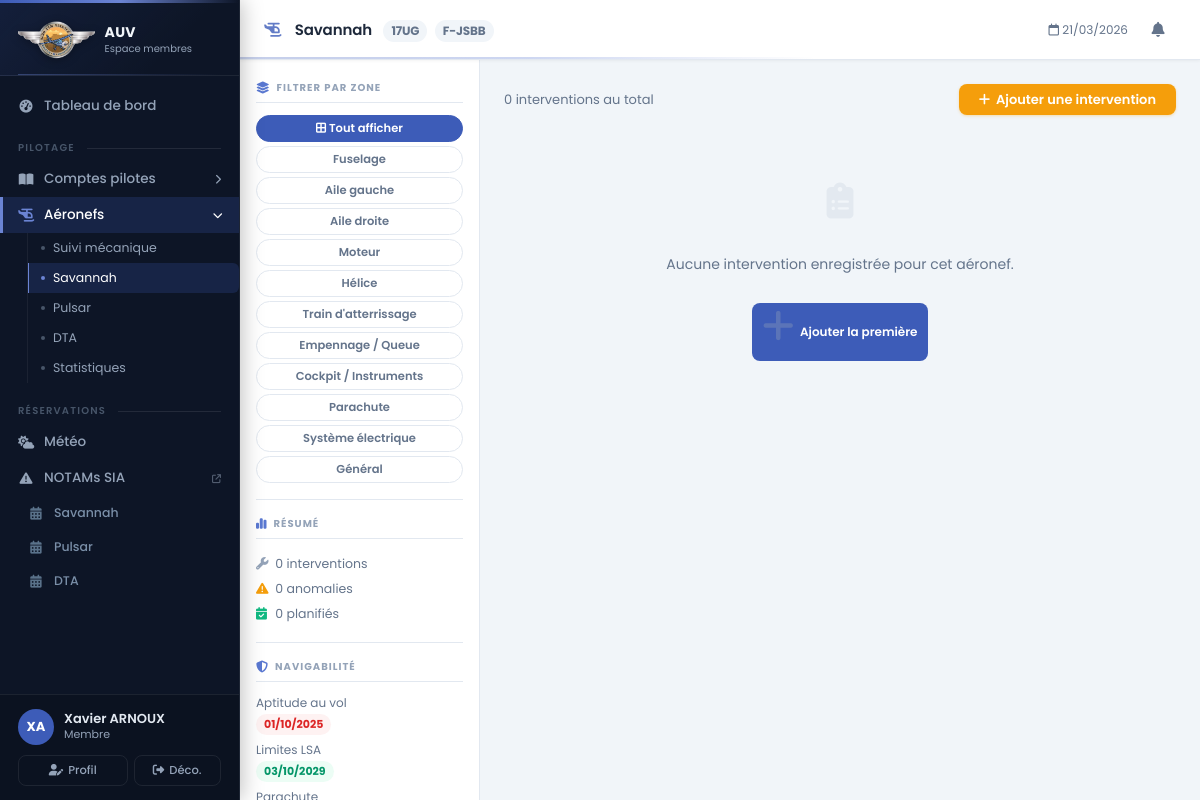
The page /intranetAeronefInteractif1 (signed in) on the database its author committed.
### Intranet/models.py (models this page shows, shortened)
class Aeronef(models.Model):
    def __str__(self):
        text = self.type
        return text
    type = models.CharField(max_length = 20)
    classeULM = models.ForeignKey('ClasseULM',
                                  on_delete=models.CASCADE,
                                  default = 3)
    immatriculation = models.CharField(max_length = 6,
                                       default = 'XXXXX')
    indicatifRadio = models.CharField(max_length = 6,
                                       default = 'F-JXXX')
    limiteAptitudeVol = models.DateField(blank = True,
                            null = True)
    limiteLSA = models.DateField(blank = True,
                            null = True)
    limiteParachute = models.DateField(blank = True,
                            null = True)
    date = models.DateField(blank = True,
                            null = True)
    tarifPilote = models.DecimalField(decimal_places = 2,
                                      max_digits = 5,
                                      default = 00.00)
    tarifElevePilote = models.DecimalField(decimal_places = 2,
                                      max_digits = 5,
                                      default = 00.00)

class Member(models.Model):
    statut = models.ForeignKey('Statut',
                               on_delete=models.CASCADE,
                               default = 5)
    name = models.CharField(max_length = 50)
    vorname = models.CharField(max_length = 50)
    password = models.CharField(max_length = 20,
                                default = '0000')
    genre = models.ForeignKey('Sex',
                               on_delete=models.CASCADE,
                               default = 1)
    birthday = models.DateField(blank = True,
                                null = True)
    phone = models.CharField(max_length = 14,
                             blank=True,
                             null = True)
    email = models.EmailField(max_length = 50,
                              blank=True,
                              null = True)
    zip = models.CharField(max_length = 5,
                           blank=True,
                           null = True)
    city = models.CharField(max_length = 50,
                            blank=True,
                            null = True)
    adress = models.CharField(max_length = 200,
                              blank=True,
                              null = True)
    licenceFFPLUM = models.CharField(max_length = 6,
                                     blank = True,
                                     null = True)
    licenceAUV = models.ForeignKey(OuiNon,
                                on_delete=models.CASCADE,
                                related_name='licenceAUVOuiNon',
                                default = 1)
    brevetInstructeur = models.ForeignKey(OuiNon,
                                on_delete=models.CASCADE,
                                related_name='brevetInstructeurOuiNon',
                                default = 1)
    datePiloteC2 = models.DateField(blank = True,
                                null = True)
    datePiloteC3 = models.DateField(blank = True,
                                null = True)
    datePiloteC4 = models.DateField(blank = True,
                                null = True)
    dateEmportC2 = models.DateField(blank = True,
                                null = True)
    dateEmportC3 = models.DateField(blank = True,
                                null = True)
    dateEmportC4 = models.DateField(blank = True,
                                null = True)
    dateBaptemeC2 = models.DateField(blank = True,
                                null = True)
    dateBaptemeC3 = models.DateField(blank = True,
                                null = True)
    dateBaptemeC4 = models.DateField(blank = True,
                                null = True)
    reportComptePilote2024 = models.DecimalField(decimal_places = 2,
                                                 max_digits = 8,
                                                 default = 00.00)
    produitComptePilote = models.DecimalField(decimal_places = 2,
                                            max_digits = 8,
                                            default = 00.00)
    chargeComptePilote = models.DecimalField(decimal_places = 2,
                                            max_digits = 8,
                                            default = 00.00)
    class Meta:
        ordering = ['name','vorname']

class Statut(models.Model):
    def __str__(self):
        return self.value
    value = models.CharField(max_length = 30)

### Intranet/views.py (the view)
# urls.py: path('intranetAeronefInteractif<int:aeronef_id>', intranetAeronefInteractif, name="intranet_Aeronef_Interactif"),
def intranetAeronefInteractif(request, aeronef_id):
    loggedMember = getLoggedMemberFromRequest(request)
    if not loggedMember:
        return redirect('/internetAccueil')
    aeronef  = Aeronef.objects.get(pk=aeronef_id)
    all_logs = MaintenanceLog.objects.filter(aeronef=aeronef)
    j_apt = _jours_restants(aeronef.limiteAptitudeVol)
    j_lsa = _jours_restants(aeronef.limiteLSA)
    j_par = _jours_restants(aeronef.limiteParachute)
    badge_apt, _ = _statut_maintenance(j_apt)
    badge_lsa, _ = _statut_maintenance(j_lsa)
    badge_par, _ = _statut_maintenance(j_par)
    context = {
        'loggedMember':    loggedMember,
        'current_date_time': dateTimeParis(),
        'current_year':    datetime.now().year,
        'allAeronef':      Aeronef.objects.all(),
        'aeronef':         aeronef,
        'all_logs':        all_logs,
        'zones':           MaintenanceLog.ZONES,
        'nb_interventions': all_logs.count(),
        'nb_anomalies':    all_logs.filter(statut='issue').count(),
        'nb_planifies':    all_logs.filter(statut='scheduled').count(),
        'recent_logs':     all_logs.order_by('-date')[:5],
        'badge_aptitude':  badge_apt,
        'badge_lsa':       badge_lsa,
        'badge_parachute': badge_par,
        'today':           date.today(),
    }
    return render(request, 'intranetAeronefInteractif.html', context)

### Intranet/templates/intranetAeronefInteractif.html (shortened to what this page needs)
{% extends "baseIntranet.html" %}
{% block bodyId %}aeronefMaintPage{% endblock %}
{% block titrePage %}
    <i class="fa-solid fa-helicopter"></i> {{ aeronef.type }}
    <span class="badge badge-neutral" style="margin-left:8px;font-size:12px">{{ aeronef.immatriculation }}</span>
    <span class="badge badge-neutral" style="margin-left:4px;font-size:12px">{{ aeronef.indicatifRadio }}</span>
{% endblock %}
{% block asideContent %}
    <h3><i class="fa-solid fa-layer-group"></i> Filtrer par zone</h3>
    <div style="display:flex;flex-direction:column;gap:4px" id="zone-list">
        <button class="zone-btn active" onclick="filterZone('all')" data-zone="all">
            <i class="fa-solid fa-border-all"></i> Tout afficher
        </button>
        {% for zone_key, zone_label in zones %}
        <button class="zone-btn" onclick="filterZone('{{ zone_key }}')" data-zone="{{ zone_key }}">
            {{ zone_label }}
        </button>
        {% endfor %}
    </div>
    <hr style="border:none;border-top:1px solid #e2e8f0;margin:16px 0">
    <h3><i class="fa-solid fa-chart-simple"></i> Résumé</h3>
    <div style="font-size:12.5px;color:#64748b;line-height:2">
        <div><i class="fa-solid fa-wrench" style="width:16px;color:#94a3b8"></i> {{ nb_interventions }} intervention{{ nb_interventions|pluralize }}</div>
        <div><i class="fa-solid fa-triangle-exclamation" style="width:16px;color:#f59e0b"></i> {{ nb_anomalies }} anomalie{{ nb_anomalies|pluralize }}</div>
        <div><i class="fa-solid fa-calendar-check" style="width:16px;color:#10b981"></i> {{ nb_planifies }} planifié{{ nb_planifies|pluralize }}</div>
    </div>
    <hr style="border:none;border-top:1px solid #e2e8f0;margin:16px 0">
    <h3><i class="fa-solid fa-shield-halved"></i> Navigabilité</h3>
    <div style="font-size:12px;display:flex;flex-direction:column;gap:6px">
        <div>
            <div style="color:#64748b;margin-bottom:2px">Aptitude au vol</div>
            {% if aeronef.limiteAptitudeVol %}
                <span class="badge badge-{{ badge_aptitude }}">{{ aeronef.limiteAptitudeVol|date:"d/m/Y" }}</span>
            {% else %}<span class="badge badge-neutral">—</span>{% endif %}
        </div>
        <div>
            <div style="color:#64748b;margin-bottom:2px">Limites LSA</div>
            {% if aeronef.limiteLSA %}
                <span class="badge badge-{{ badge_lsa }}">{{ aeronef.limiteLSA|date:"d/m/Y" }}</span>
            {% else %}<span class="badge badge-neutral">—</span>{% endif %}
        </div>
        <div>
            <div style="color:#64748b;margin-bottom:2px">Parachute</div>
        </div>
    </div>
{% endblock %}
{% block mainContent %}
<div style="display:flex;align-items:center;justify-content:space-between;margin-bottom:20px;flex-wrap:wrap;gap:10px">
    <div>
        <span id="maint-count-label" style="font-size:13px;color:#64748b">
            {{ nb_interventions }} intervention{{ nb_interventions|pluralize }} au total
        </span>
    </div>
    <button class="BtnPDF" onclick="openAddModal()" style="width:auto;padding:9px 20px">
        <i class="fa-solid fa-plus"></i> Ajouter une intervention
    </button>
</div>
<div id="maint-timeline">
    {% if all_logs %}
        {% for log in all_logs|dictsortreversed:"date" %}
        <div class="maint-entry" data-zone="{{ log.zone }}">
            <div class="maint-entry-header">
                <div style="display:flex;align-items:center;gap:10px;flex:1;min-width:0">
                    <div class="maint-entry-title">{{ log.titre }}</div>
                    <span class="badge badge-neutral" style="font-size:10px;white-space:nowrap">
                        {{ log.get_zone_display }}
                    </span>
                </div>
                <span class="badge badge-{% if log.statut == 'done' %}success{% elif log.statut == 'issue' %}danger{% else %}warning{% endif %}" style="white-space:nowrap">
                    {% if log.statut == 'done' %}<i class="fa-solid fa-check"></i>{% elif log.statut == 'issue' %}<i class="fa-solid fa-triangle-exclamation"></i>{% else %}<i class="fa-solid fa-calendar"></i>{% endif %}
                    {{ log.get_statut_display }}
                </span>
            </div>
            <div class="maint-entry-meta">
                <span><i class="fa-regular fa-calendar"></i> {{ log.date|date:"d/m/Y" }}</span>
                <span><i class="fa-solid fa-user-wrench"></i> {{ log.intervenant }}</span>
                {% if log.next_due %}
                <span><i class="fa-solid fa-clock-rotate-left"></i> Prochain : {{ log.next_due|date:"d/m/Y" }}</span>
                {% endif %}
            </div>
            {% if log.description %}
            <div class="maint-entry-desc">{{ log.description }}</div>
            {% endif %}
        </div>
        {% endfor %}
    {% else %}
        <div class="empty-state" id="maint-empty-all">
            <i class="fa-solid fa-clipboard-list" style="font-size:36px;color:#cbd5e1"></i>
            <p style="margin-top:12px">Aucune intervention enregistrée pour cet aéronef.</p>
            <button class="btn btn-primary btn-sm" onclick="openAddModal()" style="margin-top:12px">
                <i class="fa-solid fa-plus"></i> Ajouter la première
            </button>
        </div>
    {% endif %}
</div>
{% endblock %}

### Intranet/templates/baseIntranet.html (shortened to what this page needs)
<!DOCTYPE html>
<html lang="fr">
<head>
    <link rel="stylesheet" href="https://cdnjs.cloudflare.com/ajax/libs/font-awesome/6.5.0/css/all.min.css">
    <link rel="stylesheet" type="text/css" href="static/css/styleIntranet.css">
    <link rel="stylesheet" type="text/css" href="static/css/styleMenuPrincipal.css">
</head>
<body id="{% block bodyId %}page{% endblock %}">
<nav id="sidebar">
    <div class="sb-logo">
        <img src="static/res/icones/logo.png" alt="AUV">
        <div>
            <div class="sb-logo-text">AUV</div>
            <div class="sb-logo-sub">Espace membres</div>
        </div>
    </div>
    <div class="sb-nav">
        <a href="intranetAccueil" class="sb-item">
            <i class="fa-solid fa-gauge-high"></i>
            Tableau de bord
        </a>
        <div class="sb-section-label">Pilotage</div>
        <details class="sb-group">
            <summary class="sb-item">
                <i class="fa-solid fa-book-open"></i>
                Comptes pilotes
                <i class="fa-solid fa-chevron-right sb-chevron"></i>
            </summary>
        </details>
        <details class="sb-group">
            <summary class="sb-item">
                <i class="fa-solid fa-helicopter"></i>
                Aéronefs
                <i class="fa-solid fa-chevron-right sb-chevron"></i>
            </summary>
            <div class="sb-sub">
                <a href="intranetAeronefSuiviMecanique" class="sb-sub-item">Suivi mécanique</a>
                {% for aeronef in allAeronef %}
                <a href="intranetAeronefInteractif{{ aeronef.id }}" class="sb-sub-item">{{ aeronef.type }}</a>
                {% endfor %}
                <a href="intranetAeronefStatistiques" class="sb-sub-item">Statistiques</a>
            </div>
        </details>
        <div class="sb-section-label">Réservations</div>
        <a href="intranetWeather" class="sb-item">
            <i class="fa-solid fa-cloud-sun"></i>
            Météo
        </a>
        <a href="https://www.sia.aviation-civile.gouv.fr/documents/supaip/notam.php" target="_blank" class="sb-item">
            <i class="fa-solid fa-triangle-exclamation"></i>
            NOTAMs SIA
            <i class="fa-solid fa-external-link" style="font-size:9px;margin-left:auto;opacity:.5"></i>
        </a>
        {% for aeronef in allAeronef %}
        <a href="{% url 'intranet_Reservation_Calendrier' aeronef %}" class="sb-item sb-item-cal">
            <i class="fa-solid fa-calendar-days"></i>
            {{ aeronef.type }}
        </a>
        {% endfor %}
    </div>
    <div class="sb-user">
        <div class="sb-user-info">
            <div class="sb-avatar">{{ loggedMember.vorname|slice:":1" }}{{ loggedMember.name|slice:":1" }}</div>
            <div>
                <div class="sb-user-name">{{ loggedMember.vorname }} {{ loggedMember.name }}</div>
                <div class="sb-user-role">{{ loggedMember.statut }}</div>
            </div>
        </div>
        <div class="sb-user-actions">
            <a href="intranetMonProfil" class="sb-user-btn">
                <i class="fa-solid fa-user-pen"></i> Profil
            </a>
            <form action="intranetDeconnect" style="flex:1">
                <button type="submit" class="sb-user-btn" style="width:100%">
                    <i class="fa-solid fa-right-from-bracket"></i> Déco.
                </button>
            </form>
        </div>
    </div>
</nav>
<div id="appMain">
    <header id="topBar">
        <div class="tb-title">
            {% block titrePage %}{% endblock %}
        </div>
        <div class="tb-right">
            <span style="font-size:12px;color:#64748b" id="tb-date">
                <i class="fa-regular fa-calendar"></i>
                {{ current_date_time|slice:":10" }}
            </span>
            <div style="position:relative">
                <button class="notif-btn" id="notifBtn" onclick="toggleNotif()">
                    <i class="fa-solid fa-bell"></i>
                </button>
            </div>
        </div>
    </header>
    <div id="contentArea">
        <aside id="asideContent">
            {% block asideContent %}{% endblock %}
        </aside>
        <main id="mainContent">
            {% block mainContent %}{% endblock %}
        </main>
    </div>
</div>
</body>
</html>

### rows shown on the page
Aeronef: type "Savannah", immatriculation "17UG", indicatifRadio "F-JSBB", limiteAptitudeVol "01/10/2025", limiteLSA "03/10/2029"
Aeronef: type "Pulsar"
Aeronef: type "DTA"
Member: vorname "X", name "A", vorname "Xavier", name "ARNOUX", statut "Membre"

### other values the page prints
{{ current_date_time|slice:":10" }} "21/03/2026"
{{ zone_label }} "Fuselage" "Aile gauche" "Aile droite" "Moteur" "Hélice" "Train d'atterrissage" "Empennage / Queue" "Cockpit / Instruments" "Parachute" "Système électrique" "Général"
{{ nb_interventions }} "0"
{{ nb_anomalies }} "0"
{{ nb_planifies }} "0"
